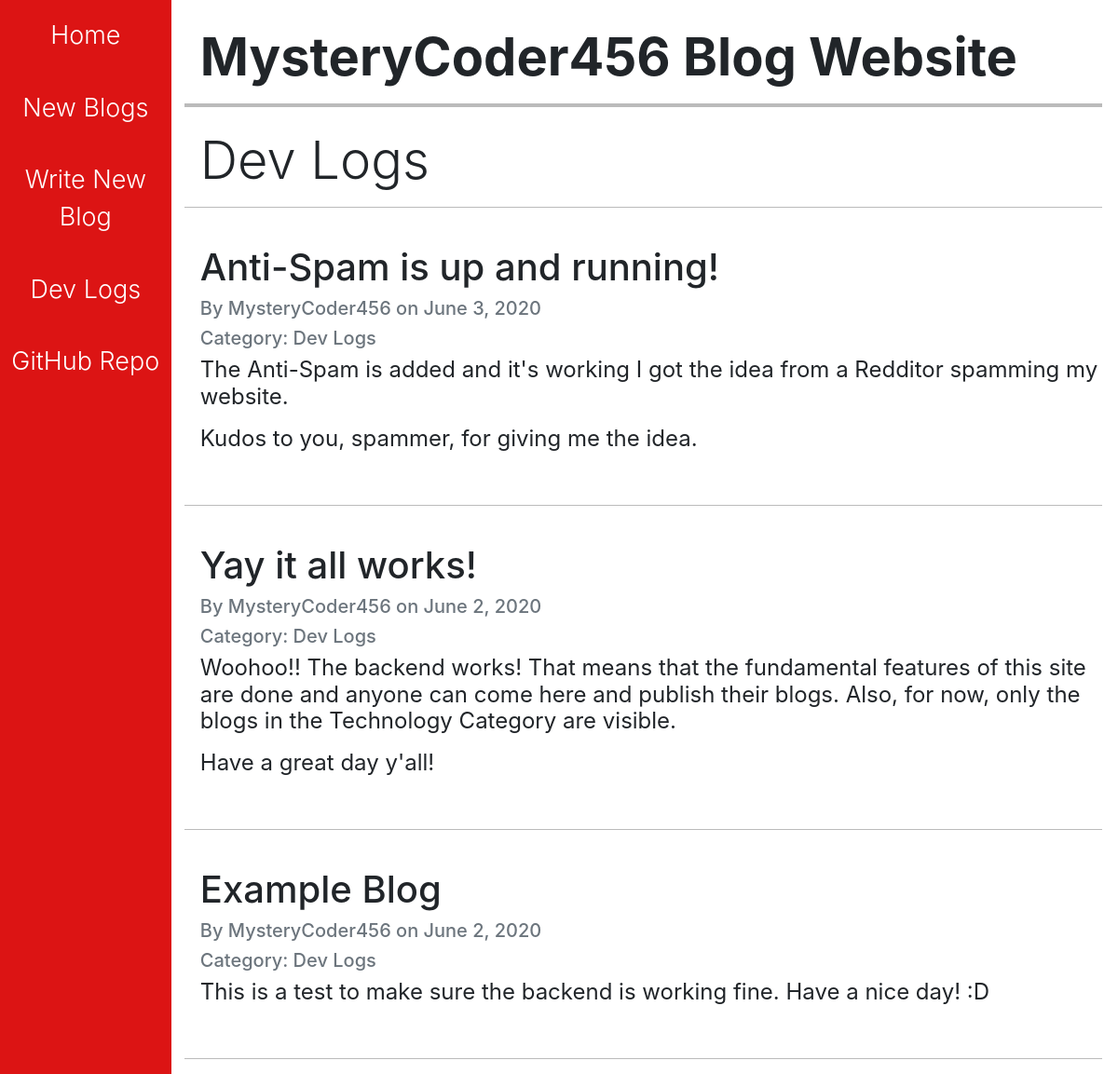
/dev/, run on an earlier commit of the app's database.
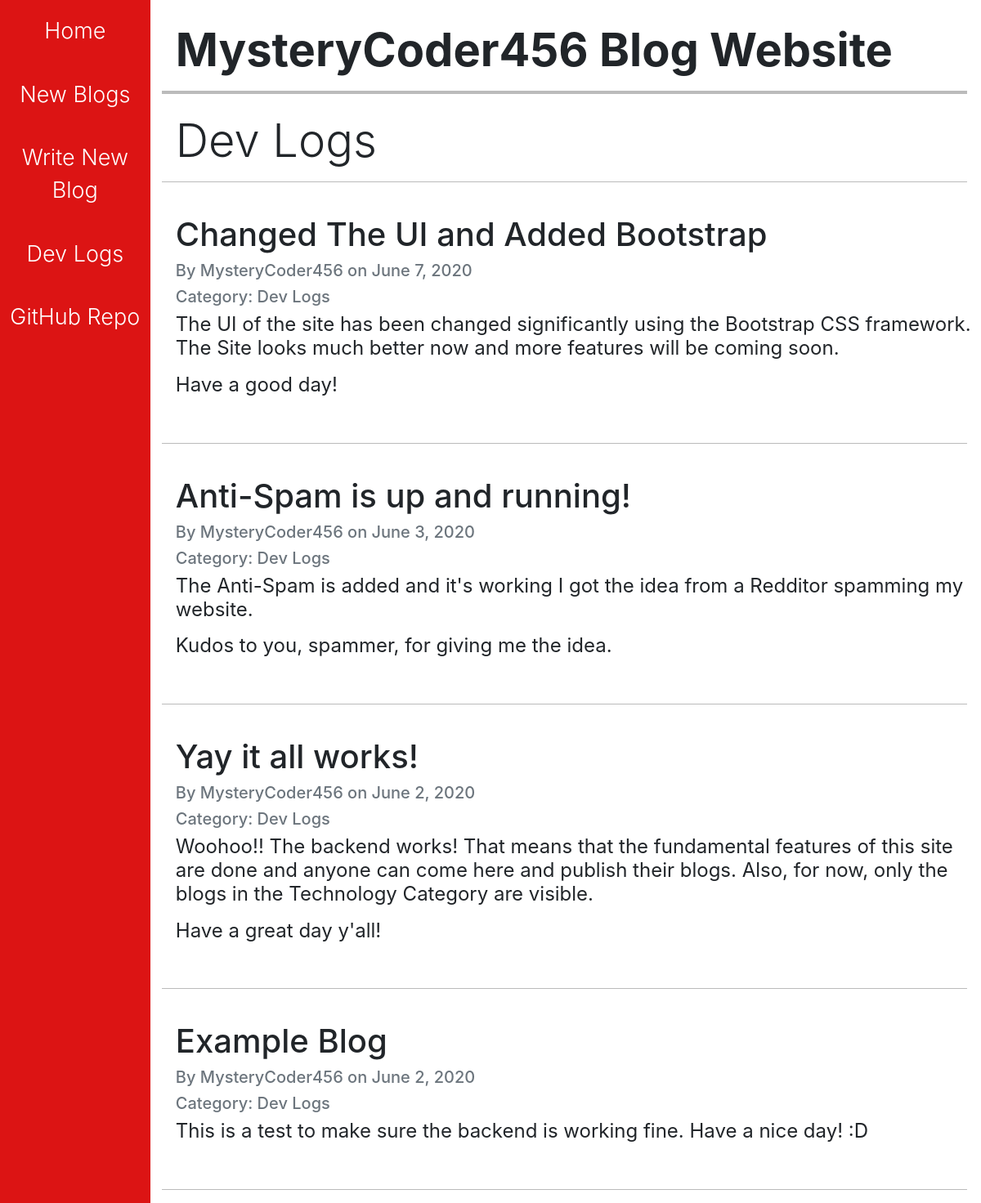
And on a later commit of the database.
### blog/models.py (models this page shows, shortened)
class Blog(models.Model):
    blog_list = models.ForeignKey(BlogList, on_delete=models.CASCADE)
    title = models.CharField(max_length=100)
    author = models.CharField(max_length=50)
    creation_date = models.DateField()
    content = models.TextField(
        max_length=500,
        blank=True,
        validators=[MaxLengthValidator(500)]
    )

class BlogList(models.Model):
    name = models.CharField(max_length=50)

### blog/views.py (the view)
# urls.py: path("dev/", views.dev_logs, name="dev_logs"),
def dev_logs(request):
    dev_set = reversed(BlogList.objects.get(name="Dev Logs").blog_set.all())
    return render(request, "blog/dev.html", {"dev_set": dev_set})

### blog/templates/blog/dev.html (shortened to what this page needs)
{% extends 'blog/base.html' %}
{% block heading %}
    Dev Logs
{% endblock %}
{% block main %}
    {% for blog in dev_set %}
        <hr style="height: 1px;">
        <br>
        <h1>{{blog.title}}</h1>
        <h5 class="text-muted">By {{blog.author}} on {{blog.creation_date}}</h5>
        <h5 class="text-muted">Category: {{blog.blog_list.name}}</h5>
        <h4 class="font-weight-normal">{{blog.content|linebreaks}}</h4>
        <br>
    {% endfor %}
    <hr style="height: 1px;">
{% endblock %}

### blog/templates/blog/base.html (shortened to what this page needs)
<!DOCTYPE html>
{% load static %}
<html lang="en">
<head>
    <link rel="stylesheet" href="https://stackpath.bootstrapcdn.com/bootstrap/4.3.1/css/bootstrap.min.css">
    <link rel="stylesheet" type="text/css" href="{% static 'blog/styles.css' %}">
</head>
<body>
    <div class="sidenav">
        <a href="/" class="font-weight-light">Home</a>
        <a href="/blogs" class="font-weight-light">New Blogs</a>
        <a href="/createblog" class="font-weight-light">Write New Blog</a>
        <a href="/dev" class="font-weight-light">Dev Logs</a>
        <a href="https://github.com/MysteryCoder456/Blog-App" target="_blank" class="font-weight-light">GitHub Repo</a>
    </div>
    <div class="main mt-4">
        <h1 class="display-4 font-weight-bold">MysteryCoder456 Blog Website</h1>
        <hr style="height: 4px;" class="mb-4">
        <h1 class="display-4">{% block heading %}{% endblock %}</h1>
        {% block main %}
        {% endblock %}
    </div>
</body>
</html>

### blog/static/blog/styles.css (style rules this page uses)
html { font-family: Montserrat, Helvetica, Arial; }
.sidenav { height: 100%; width: 15.3%; position: fixed; top: 0; left: 0; overflow-x: hidden; text-align: center; background-color: #DC1414; }
.sidenav a { text-decoration: none; color: #ffffff; display: block; font-size: 27px; padding-top: 10%; padding-bottom: 10%; }
.main { margin-left: 15.4%; padding: 4px 0px 0px 30px; }
hr { position: relative; left: -17px; background-color: #BBBBBB; border: none; width: 100%; }

What changed in the data, as far as the page shows it:
added Blog: title "Changed The UI and Added Bootstrap", author "MysteryCoder456", creation_date "June 7, 2020", blog_list.name "Dev Logs", content "The UI of the site has been changed significantly using the Bootstrap CSS framework. The Site looks much better now and more features will be coming soon. Have a good day!"
